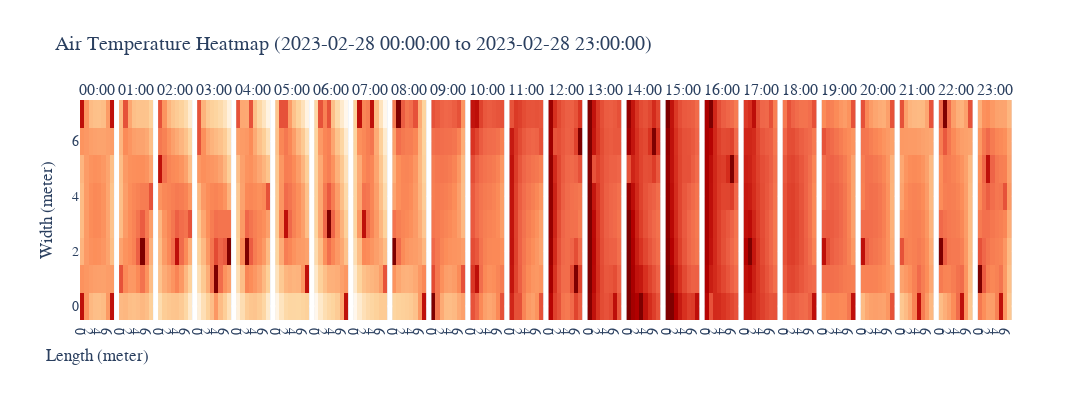

Notebook code cell kept with this figure:
### Code cell
# Visualize the hourly heatmap of the specific date
# filter data for the specific time range (1 hour, from 00:00:00 to 23:00:00)
start_time = '2023-02-28 00:00:00'
end_time = '2023-02-28 23:00:00'
time_range_df = drl_temp_df[(drl_temp_df['datetime'] >= start_time) & (drl_temp_df['datetime'] <= end_time)]

# Get the unique time steps
unique_times = time_range_df['datetime'].drop_duplicates().sort_values()

# Create a subplot with 1 row and 12 columns (tighter layout)
fig = make_subplots(
    rows=1, cols=len(unique_times),  # 1 row and 12 columns for 12 time steps
    shared_yaxes=True,               # Share y-axis across subplots
    horizontal_spacing=0.005,        # Minimize space between subplots (tight layout)
    subplot_titles=[f'{str(time)[11:16]}' for time in unique_times]  # Short titles (only time)
)

# Plot each time step in a separate column (heatmap)
for i, time in enumerate(unique_times, start=1):
    # filter data for the current time step
    time_data = time_range_df[time_range_df['datetime'] == time]

    # Create a heatmap for this time step
    heatmap = go.Heatmap(
        z=time_data['air_temp'],        # Values for the heatmap
        x=time_data['coordinate_x'],    # X-axis: coordinate_x
        y=time_data['coordinate_y'],    # Y-axis: coordinate_y
        colorscale='OrRd',               # Use the 'Hot' colorscale
        showscale=False,
        colorbar=dict(title=r'Air Temp (C)'),    # Add colorbar title
        zmin=14,
        zmax=20
    )
    
    # Add this heatmap to the corresponding subplot (1 row, multiple columns)
    fig.add_trace(heatmap, row=1, col=i)

# Update layout to have shared color scale, adjust title, and x/y axis labels
fig.update_layout(
    title='Air Temperature Heatmap (2023-02-28 00:00:00 to 2023-02-28 23:00:00)',
    xaxis_title='Length (meter)',
    yaxis_title='Width (meter)',
    height=400,  # Compact height for a tighter layout
    width=3700,  # Total width for 12 columns
    font=dict(family="Computer Modern Sans Serif", size=14)
)

# Add a shared color scale to the right of the entire figure
fig.update_layout(coloraxis_colorbar=dict(
    title="Air Temp (C)",
    thicknessmode="pixels", 
    thickness=15,
    lenmode="pixels", 
    len=300,
    yanchor="middle", 
    y=0.5,
    ticks="outside",
))

# Display the plot
fig.show()
